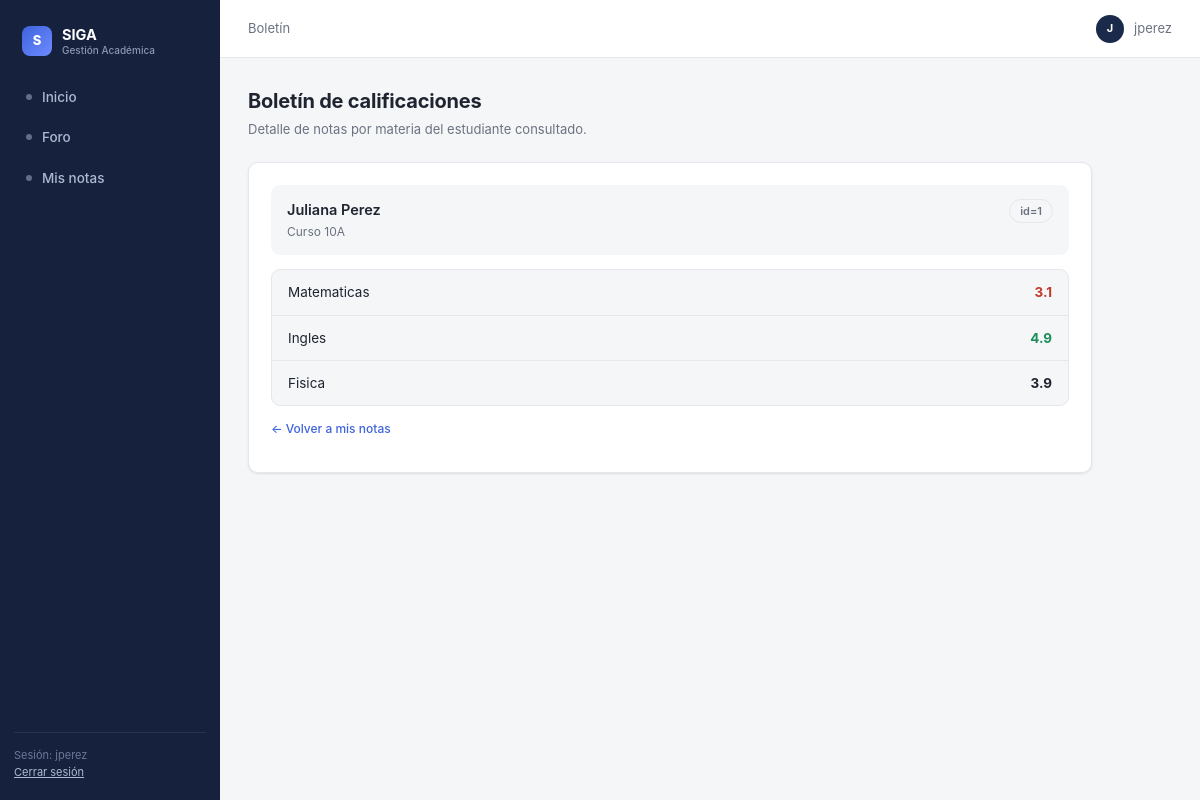
Before: /notas/1 (signed in) with the older database file.
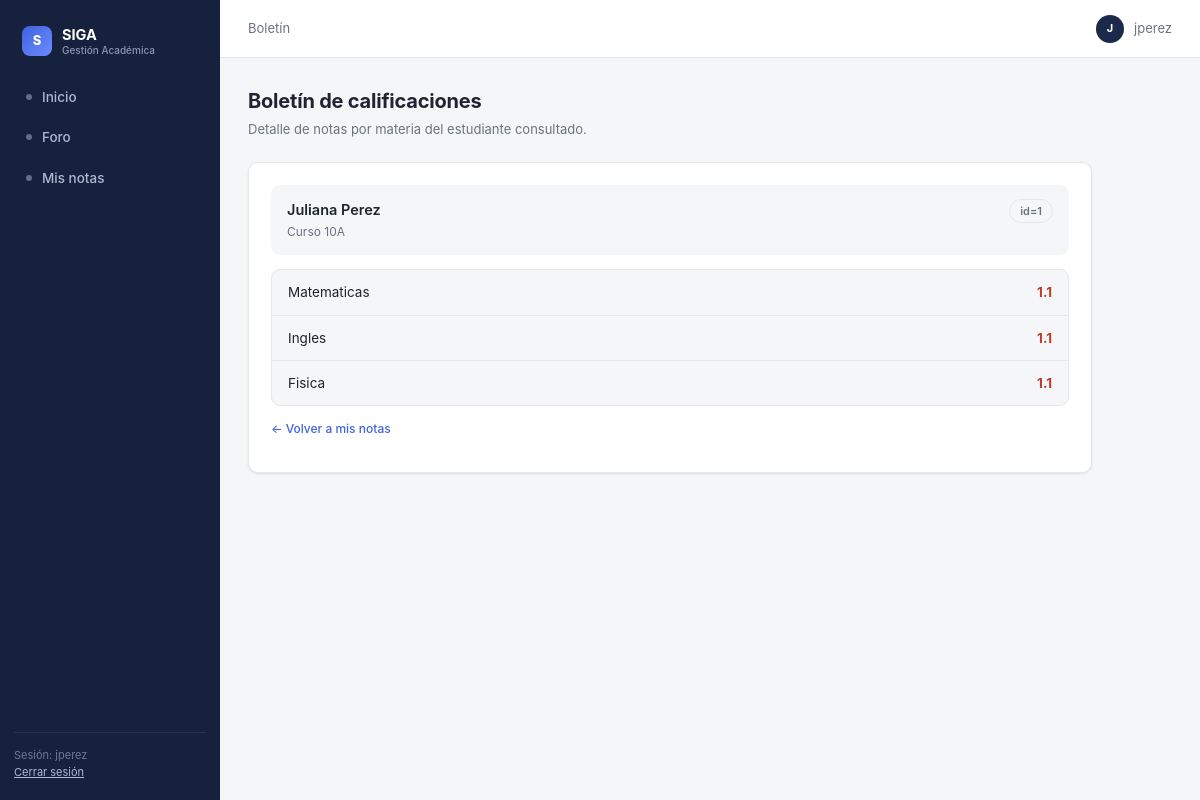
After: the same page with the newer database file.
### tables this page shows
CREATE TABLE calificaciones (
            id INTEGER PRIMARY KEY AUTOINCREMENT,
            estudiante_id INTEGER NOT NULL,
            materia TEXT NOT NULL,
            nota REAL NOT NULL
        );

### app.py (the view)
@app.route("/notas/<int:estudiante_id>")
def notas_detail(estudiante_id):
    if "usuario_id" not in session:
        return redirect(url_for("login"))
    estudiante, notas = _cargar_boletin(estudiante_id)
    if estudiante is None:
        return "Estudiante no encontrado", 404
    return render_template("notas_detail.html", estudiante=estudiante, notas=notas)

### app.py (called while the page is built)
def get_db():
    if "db" not in g:
        g.db = sqlite3.connect(DB_PATH)
        g.db.row_factory = sqlite3.Row
    return g.db

def _cargar_boletin(estudiante_id):
    db = get_db()
    estudiante = db.execute(
        "SELECT id, nombre_completo, curso FROM usuarios WHERE id = ?",
        (estudiante_id,),
    ).fetchone()
    if estudiante is None:
        return None, None
    notas = db.execute(
        "SELECT id, materia, nota FROM calificaciones WHERE estudiante_id = ?",
        (estudiante_id,),
    ).fetchall()
    return estudiante, notas

### templates/notas_detail.html (shortened to what this page needs)
{% extends "base.html" %}
{% block crumb %}Boletín{% endblock %}
{% block content %}
<div class="page-head">
  <h1>Boletín de calificaciones</h1>
  <p>Detalle de notas por materia del estudiante consultado.</p>
</div>
<div class="card">
  <div class="student-row">
    <div>
      <p class="name">{{ estudiante.nombre_completo }}</p>
      <p class="course">Curso {{ estudiante.curso }}</p>
    </div>
    <span class="pill">id={{ estudiante.id }}</span>
  </div>
  <div class="grade-list">
    {% for nota in notas %}
    <div class="grade-row">
      <span>{{ nota.materia }}</span>
      <span class="score {{ 'low' if nota.nota < 3.5 else ('high' if nota.nota >= 4.5 else '') }}">{{ '%.1f'|format(nota.nota) }}</span>
    </div>
    {% else %}
    <div class="grade-row"><span style="color: var(--muted);">Sin notas registradas</span><span></span></div>
    {% endfor %}
  </div>
  <p class="helper"><a class="link" href="/mis-notas">← Volver a mis notas</a></p>
</div>
{% endblock %}

Changed rows visible on the page:
changed calificaciones "Matematicas": nota "3.1" → "1.1"
changed calificaciones "Ingles": nota "4.9" → "1.1"
changed calificaciones "Fisica": nota "3.9" → "1.1"
